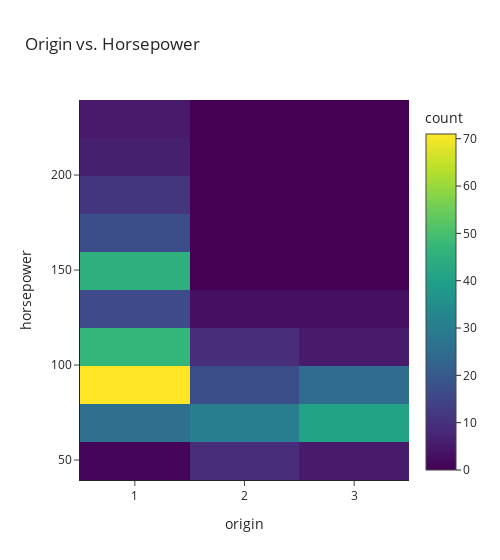

Notebook source saved alongside this figure:
### Code cell
fig = px.density_heatmap(
    data,
    x='origin',
    y='horsepower',
    title='Origin vs. Horsepower',
    width=500,
    )

fig.show()

### Figure 1 — Plotly figure (JSON) as saved in the notebook; plotly's stock layout.template omitted (floating-point values rounded to 4 significant figures; data arrays with more than 128 entries replaced by an {"elided": "..."} marker saying what was removed)
{"data": [{"coloraxis": "coloraxis", "hovertemplate": "origin=%{x}<br>horsepower=%{y}<br>count=%{z}<extra></extra>", "name": "", "type": "histogram2d", "x": {"elided": "398 int values"}, "xaxis": "x", "xbingroup": "x", "y": {"elided": "398 float values"}, "yaxis": "y", "ybingroup": "y"}], "layout": {"coloraxis": {"colorbar": {"title": {"text": "count"}}, "colorscale": [[0, "#440154"], [0.1111, "#482878"], [0.2222, "#3e4989"], [0.3333, "#31688e"], [0.4444, "#26828e"], [0.5556, "#1f9e89"], [0.6667, "#35b779"], [0.7778, "#6ece58"], [0.8889, "#b5de2b"], [1, "#fde725"]]}, "legend": {"tracegroupgap": 0}, "title": {"text": "Origin vs. Horsepower"}, "width": 500, "xaxis": {"anchor": "y", "domain": [0, 1], "title": {"text": "origin"}}, "yaxis": {"anchor": "x", "domain": [0, 1], "title": {"text": "horsepower"}}}}
